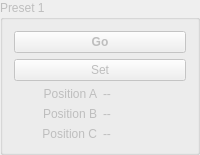
       <widget class="QGroupBox" name="group_p1">
        <property name="enabled">
         <bool>false</bool>
        </property>
        <property name="title">
         <string>Preset 1</string>
        </property>
        <layout class="QGridLayout" name="gridLayout_5">
         <item row="1" column="0">
          <widget class="QPushButton" name="push_pr1_set">
           <property name="text">
            <string>Set</string>
           </property>
          </widget>
         </item>
         <item row="5" column="0">
          <layout class="QHBoxLayout" name="horizontalLayout_31">
           <item>
            <widget class="QLabel" name="label_29">
             <property name="text">
              <string>Position C</string>
             </property>
             <property name="alignment">
              <set>Qt::AlignRight|Qt::AlignTrailing|Qt::AlignVCenter</set>
             </property>
            </widget>
           </item>
           <item>
            <widget class="QLabel" name="label_pr1_c">
             <property name="minimumSize">
              <size>
               <width>40</width>
               <height>0</height>
              </size>
             </property>
             <property name="text">
              <string>--</string>
             </property>
            </widget>
           </item>
          </layout>
         </item>
         <item row="3" column="0">
          <layout class="QHBoxLayout" name="horizontalLayout_26">
           <item>
            <widget class="QLabel" name="label_19">
             <property name="text">
              <string>Position A</string>
             </property>
             <property name="alignment">
              <set>Qt::AlignRight|Qt::AlignTrailing|Qt::AlignVCenter</set>
             </property>
            </widget>
           </item>
           <item>
            <widget class="QLabel" name="label_pr1_a">
             <property name="minimumSize">
              <size>
               <width>40</width>
               <height>0</height>
              </size>
             </property>
             <property name="text">
              <string>--</string>
             </property>
            </widget>
           </item>
          </layout>
         </item>
         <item row="4" column="0">
          <layout class="QHBoxLayout" name="horizontalLayout_30">
           <item>
            <widget class="QLabel" name="label_27">
             <property name="text">
              <string>Position B</string>
             </property>
             <property name="alignment">
              <set>Qt::AlignRight|Qt::AlignTrailing|Qt::AlignVCenter</set>
             </property>
            </widget>
           </item>
           <item>
            <widget class="QLabel" name="label_pr1_b">
             <property name="minimumSize">
              <size>
               <width>40</width>
               <height>0</height>
              </size>
             </property>
             <property name="text">
              <string>--</string>
             </property>
            </widget>
           </item>
          </layout>
         </item>
         <item row="0" column="0">
          <widget class="QPushButton" name="push_pr1_go">
           <property name="sizePolicy">
            <sizepolicy hsizetype="Minimum" vsizetype="Expanding">
             <horstretch>0</horstretch>
             <verstretch>0</verstretch>
            </sizepolicy>
           </property>
           <property name="font">
            <font>
             <weight>75</weight>
             <bold>true</bold>
            </font>
           </property>
           <property name="text">
            <string>Go</string>
           </property>
          </widget>
         </item>
        </layout>
       </widget>
